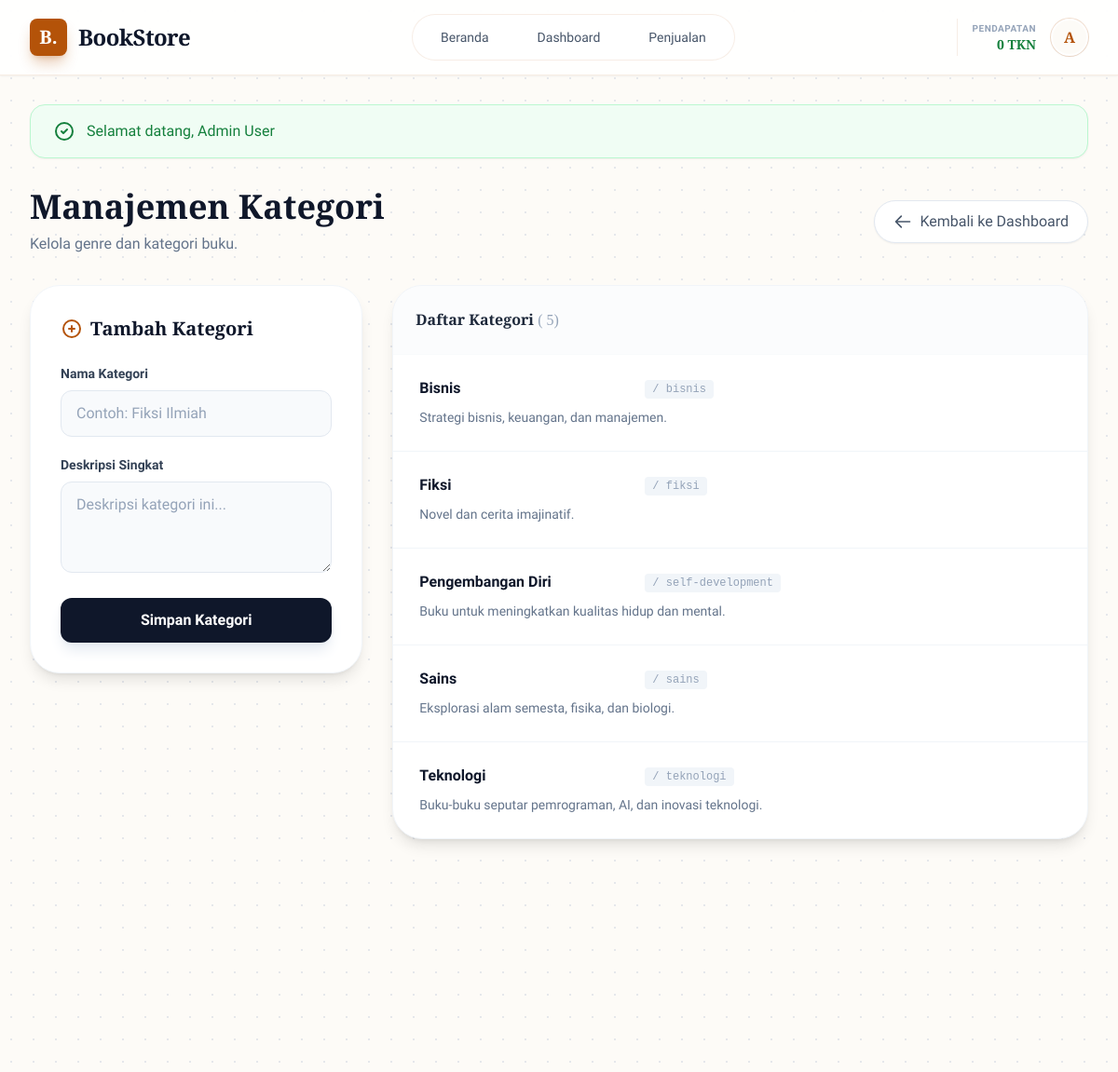
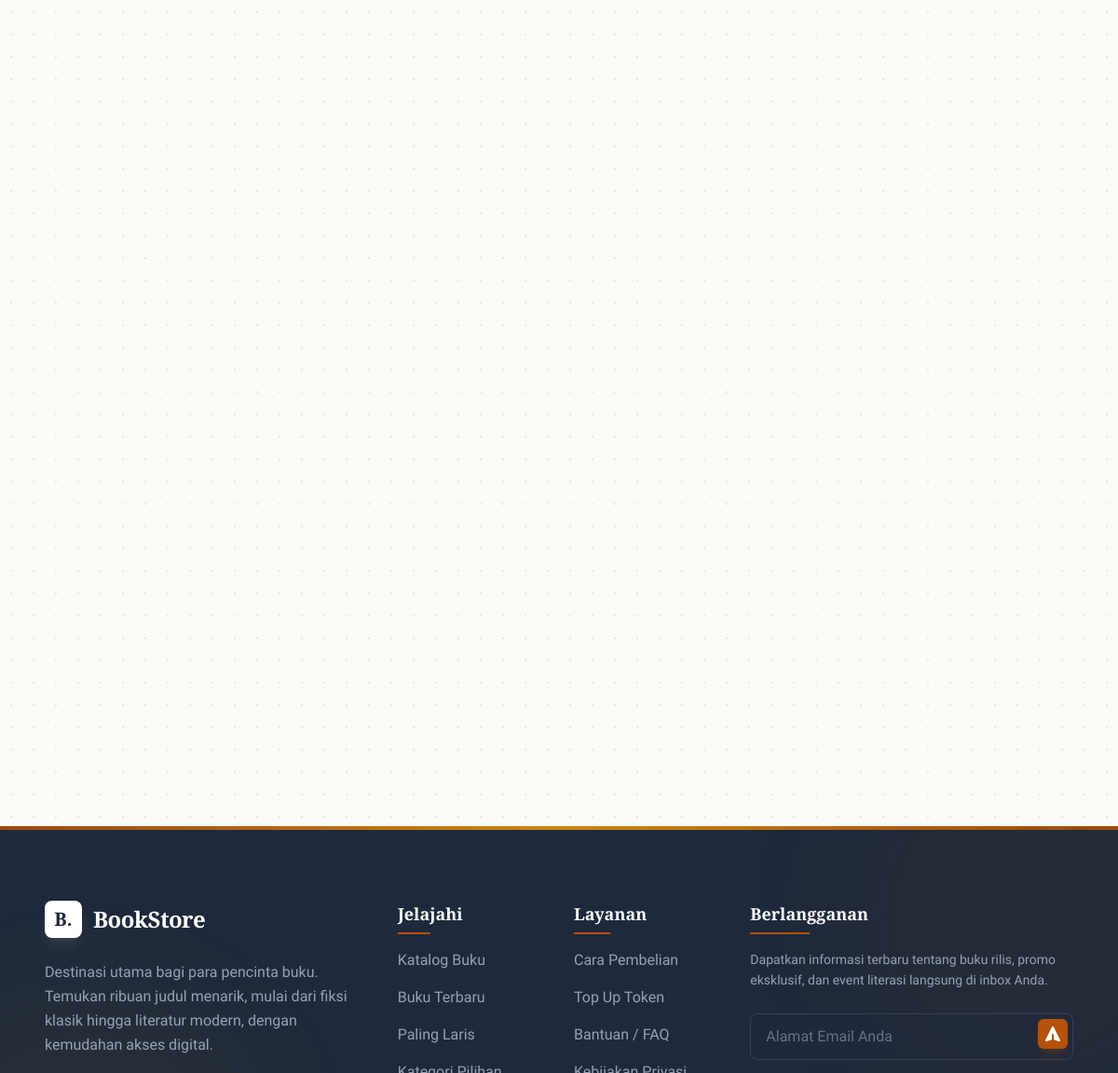
The page /index.php?page=admin_categories (signed in) on the database its author committed (2 pictures, top to bottom).
### tables this page shows
CREATE TABLE categories (
    id INT AUTO_INCREMENT PRIMARY KEY,
    name VARCHAR(100) NOT NULL UNIQUE,
    slug VARCHAR(100) NOT NULL UNIQUE,
    description TEXT
);

### pages/admin_categories.php (the view, shortened to what this page needs)
<?php
$stmt = $pdo->query("SELECT * FROM categories ORDER BY name ASC");
$categories = $stmt->fetchAll();
?>
<div class="max-w-7xl mx-auto mb-12">
    <div class="flex justify-between items-center mb-8">
        <div>
            <h2 class="text-4xl font-serif font-bold text-slate-900 mb-2">Manajemen Kategori</h2>
            <p class="text-slate-500 font-sans">Kelola genre dan kategori buku.</p>
        </div>
        <a href="index.php?page=admin"
            class="px-5 py-2.5 bg-white text-slate-600 rounded-full border border-slate-200 hover:bg-slate-50 hover:text-primary font-medium transition-all shadow-sm flex items-center gap-2">
            <svg xmlns="http://www.w3.org/2000/svg" class="h-5 w-5" fill="none" viewBox="0 0 24 24"
                stroke="currentColor">
                <path stroke-linecap="round" stroke-linejoin="round" stroke-width="2" d="M10 19l-7-7m0 0l7-7m-7 7h18" />
            </svg>
            Kembali ke Dashboard
        </a>
    </div>
    <div class="grid grid-cols-1 lg:grid-cols-3 gap-8">
        <div class="lg:col-span-1">
            <div class="bg-white rounded-[2rem] shadow-lg border border-slate-100 p-8 sticky top-24">
                <h4 class="text-xl font-bold text-slate-900 mb-6 flex items-center gap-2">
                    <svg xmlns="http://www.w3.org/2000/svg" class="h-6 w-6 text-primary" fill="none" viewBox="0 0 24 24"
                        stroke="currentColor">
                        <path stroke-linecap="round" stroke-linejoin="round" stroke-width="2"
                            d="M12 9v3m0 0v3m0-3h3m-3 0H9m12 0a9 9 0 11-18 0 9 9 0 0118 0z" />
                    </svg>
                    Tambah Kategori
                </h4>
                <form method="POST" class="space-y-5">
                    <div>
                        <label class="block text-sm font-bold text-slate-700 mb-2">Nama Kategori</label>
                        <input type="text" name="name"
                            class="w-full px-4 py-3 bg-slate-50 border border-slate-200 rounded-xl focus:bg-white focus:border-primary focus:ring-2 focus:ring-primary/20 outline-none transition-all placeholder:text-slate-400"
                            placeholder="Contoh: Fiksi Ilmiah" required>
                    </div>
                    <div>
                        <label class="block text-sm font-bold text-slate-700 mb-2">Deskripsi Singkat</label>
                        <textarea name="description" rows="3"
                            class="w-full px-4 py-3 bg-slate-50 border border-slate-200 rounded-xl focus:bg-white focus:border-primary focus:ring-2 focus:ring-primary/20 outline-none transition-all placeholder:text-slate-400"
                            placeholder="Deskripsi kategori ini..."></textarea>
                    </div>
                    <button type="submit"
                        class="w-full py-3 bg-slate-900 text-white font-bold rounded-xl hover:bg-primary transition-colors shadow-lg shadow-slate-200">
                        Simpan Kategori
                    </button>
                </form>
            </div>
        </div>
        <div class="lg:col-span-2">
            <div class="bg-white rounded-[2rem] shadow-lg border border-slate-100 overflow-hidden">
                <div class="p-6 border-b border-slate-50 bg-slate-50/50">
                    <h4 class="font-bold text-slate-800">Daftar Kategori <span class="text-slate-400 font-normal">(
                            <?= count($categories) ?>)
                        </span></h4>
                </div>
                <?php if (empty($categories)): ?>
                    <div class="p-12 text-center text-slate-500">
                        Belum ada kategori yang ditambahkan.
                    </div>
                <?php else: ?>
                    <div class="divide-y divide-slate-100">
                        <?php foreach ($categories as $cat): ?>
                            <div class="p-6 hover:bg-slate-50 transition-colors group">
                                <form method="POST"
                                    class="flex flex-col sm:flex-row gap-4 items-start sm:items-center justify-between">
                                    <div class="flex-1 w-full space-y-2">
                                        <div class="flex items-center gap-3">
                                            <input type="text" name="name" value="<?= htmlspecialchars($cat['name']) ?>"
                                                class="font-bold text-slate-900 bg-transparent border-b border-transparent focus:border-primary focus:bg-white outline-none px-1 transition-all w-full sm:w-auto">
                                            <span class="text-xs font-mono text-slate-400 bg-slate-100 px-2 py-0.5 rounded">/
                                                <?= htmlspecialchars($cat['slug']) ?>
                                            </span>
                                        </div>
                                        <input type="text" name="description"
                                            value="<?= htmlspecialchars($cat['description']) ?>"
                                            class="text-sm text-slate-500 bg-transparent border-b border-transparent focus:border-primary focus:bg-white outline-none w-full px-1 transition-all">
                                    </div>
                                </form>
                            </div>
                        <?php endforeach; ?>
                    </div>
                <?php endif; ?>
            </div>
        </div>
    </div>
</div>

### includes/header.php (style rules this page uses)
body { font-family: 'Plus Jakarta Sans', sans-serif; background-color: #fdfbf7; background-image: radial-gradient(#e5e7eb 1px, transparent 1px); background-size: 24px 24px; }
h1, h2, h3, h4, h5, h6 { font-family: 'Playfair Display', serif; }

### rows shown on the page
categories: name "Bisnis", slug "bisnis", description "Strategi bisnis, keuangan, dan manajemen."
categories: name "Fiksi", slug "fiksi", description "Novel dan cerita imajinatif."
categories: name "Pengembangan Diri", slug "self-development", description "Buku untuk meningkatkan kualitas hidup dan mental."
categories: name "Sains", slug "sains", description "Eksplorasi alam semesta, fisika, dan biologi."
categories: name "Teknologi", slug "teknologi", description "Buku-buku seputar pemrograman, AI, dan inovasi teknologi."

### other values the page prints
$revenue "0"
substr($_SESSION['user_name'] ?? 'U', 0, 1) "A"
$_SESSION['flash_message'] "Selamat datang, Admin User"
count($categories) "5"
